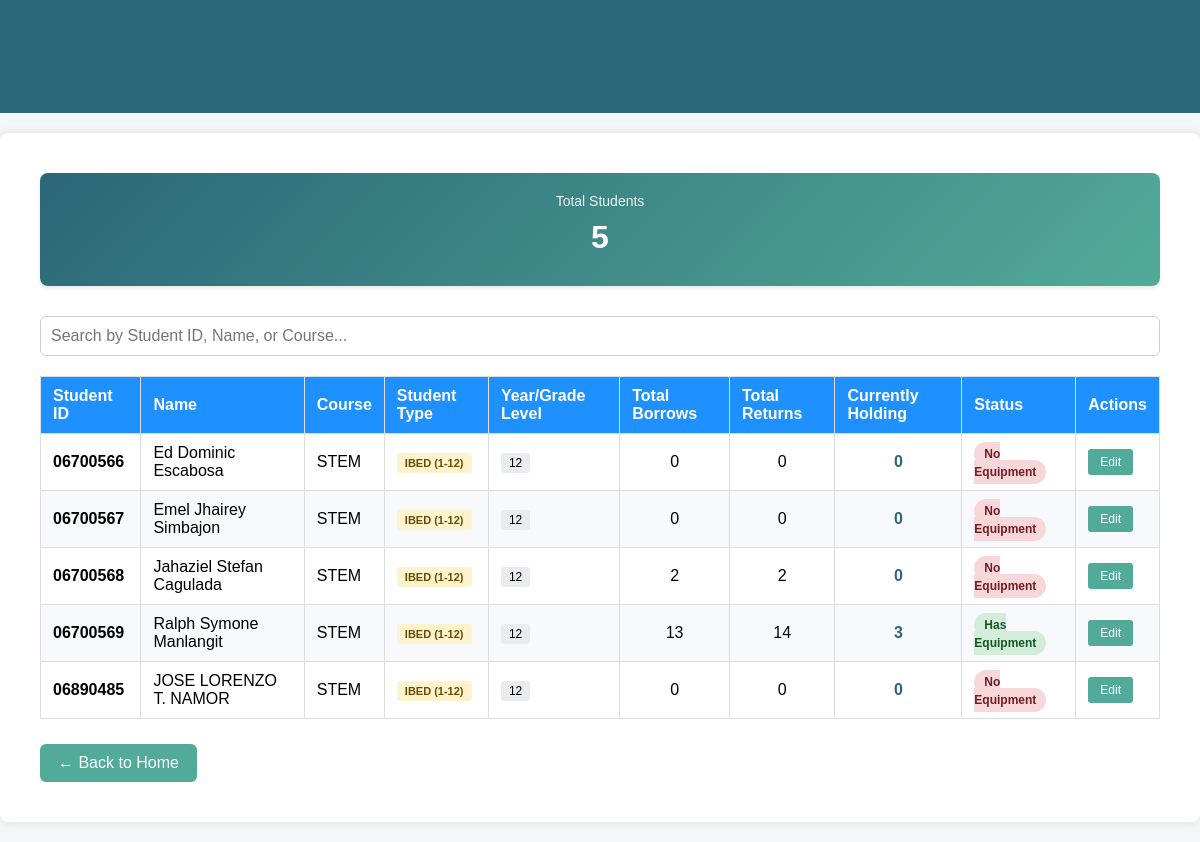
/registered_students, run on an earlier commit of the app's database.
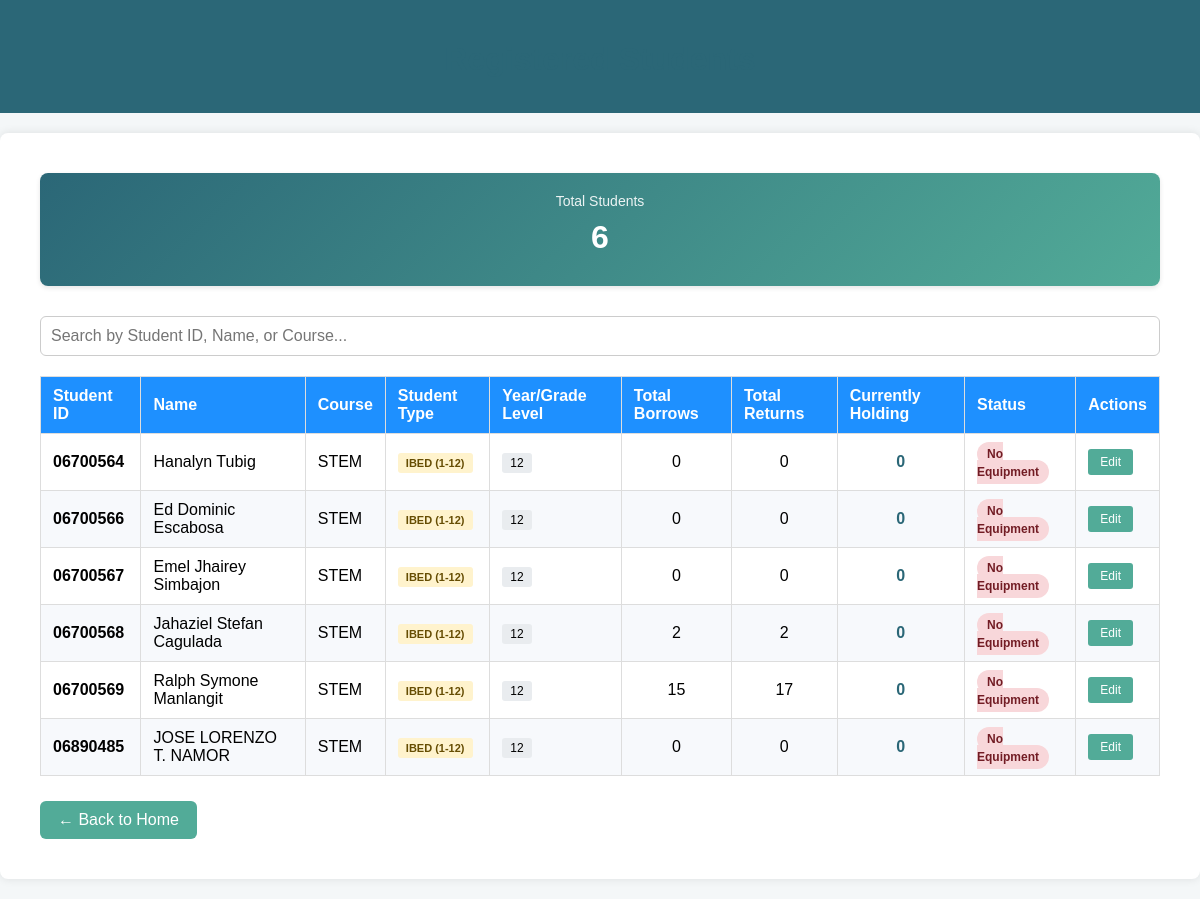
And on a later commit of the database.
### tables this page shows
CREATE TABLE students (
            student_id TEXT PRIMARY KEY,
            name TEXT NOT NULL,
            course TEXT,
            year_level INTEGER, student_type TEXT DEFAULT 'college');

### CV-app/app.py (the view)
@app.route('/registered_students')
def registered_students():
    conn = sqlite3.connect("database.db")
    c = conn.cursor()
    c.execute("""
        SELECT
            s.student_id,
            s.name,
            s.course,
            s.year_level,
            s.student_type,
            COUNT(CASE WHEN el.action='borrow' THEN 1 END) as total_borrows,
            COUNT(CASE WHEN el.action='return' THEN 1 END) as total_returns,
            COALESCE(SUM(CASE WHEN el.action='borrow' THEN el.quantity ELSE -el.quantity END), 0) as currently_holding
        FROM students s
        LEFT JOIN equipment_log el ON s.student_id = el.student_id
        GROUP BY s.student_id, s.name, s.course, s.year_level, s.student_type
        ORDER BY s.student_id ASC
    """)
    students = c.fetchall()
    c.execute("SELECT COUNT(*) FROM students")
    total_students = c.fetchone()[0]
    conn.close()
    return render_template('registered_students.html',
                         students=students,
                         total_students=total_students)

### CV-app/templates/registered_students.html (shortened to what this page needs)
<!DOCTYPE html>
<html lang="en">
<head>
    <link rel="stylesheet" href="{{ url_for('static', filename='style.css') }}">
</head>
<body>
    <header>
        <h1>Registered Students</h1>
    </header>
    <div class="container">
        <div class="stats-container">
            <div class="stat-box">
                <div class="stat-label">Total Students</div>
                <div class="stat-number">{{ total_students }}</div>
            </div>
        </div>
        <div class="search-container">
            <input type="text" class="search-input" id="searchInput" placeholder="Search by Student ID, Name, or Course...">
        </div>
        {% if students %}
            <table id="studentsTable">
                <thead>
                    <tr>
                        <th>Student ID</th>
                        <th>Name</th>
                        <th>Course</th>
                        <th>Student Type</th>
                        <th>Year/Grade Level</th>
                        <th>Total Borrows</th>
                        <th>Total Returns</th>
                        <th>Currently Holding</th>
                        <th>Status</th>
                        <th>Actions</th>
                    </tr>
                </thead>
                <tbody>
                    {% for student in students %}
                        <tr>
                            <td><strong>{{ student[0] }}</strong></td>
                            <td>{{ student[1] }}</td>
                            <td>{{ student[2] or 'N/A' }}</td>
                            <td>
                                {% if student[4] == 'ibed' %}
                                    <span class="type-badge type-ibed">IBED (1-12)</span>
                                {% else %}
                                    <span class="type-badge type-college">College</span>
                                {% endif %}
                            </td>
                            <td>
                                {% if student[3] %}
                                    <span class="year-badge">{{ student[3] }}</span>
                                {% else %}
                                    <span class="year-badge">N/A</span>
                                {% endif %}
                            </td>
                            <td style="text-align: center;">{{ student[5] or 0 }}</td>
                            <td style="text-align: center;">{{ student[6] or 0 }}</td>
                            <td style="text-align: center; font-weight: bold; color: #2b6777;">{{ student[7] or 0 }}</td>
                            <td>
                                {% if student[7] > 0 %}
                                    <span class="status-badge badge-active">Has Equipment</span>
                                {% else %}
                                    <span class="status-badge badge-inactive">No Equipment</span>
                                {% endif %}
                            </td>
                            <td>
                                <div class="action-buttons">
                                    <a href="/edit_student/{{ student[0] }}" class="btn-edit">Edit</a>
                                </div>
                            </td>
                        </tr>
                    {% endfor %}
                </tbody>
            </table>
        {% else %}
            <div class="empty-state">
                <h3>No Registered Students</h3>
                <p>There are currently no registered students in the system. <a href="/register">Register a student</a> to get started.</p>
            </div>
        {% endif %}
        <a href="/" class="back-button">← Back to Home</a>
    </div>
</body>
</html>

### CV-app/static/style.css (style rules this page uses)
body { font-family: 'Segoe UI', Tahoma, Geneva, Verdana, sans-serif; background: linear-gradient(to right, #e9f1fb, #f5f9ff); margin: 0; padding: 0; }
.container { max-width: 800px; margin: 40px auto; padding: 30px 40px; background-color: #ffffff; border-radius: 14px; box-shadow: 0 6px 25px rgba(0, 0, 0, 0.08); }
h1, h2 { color: #1f3b73; text-align: center; margin-bottom: 15px; }
input[type="text"], input[type="number"], textarea, select { padding: 10px; border: 1px solid #ccc; border-radius: 6px; font-size: 16px; width: 100%; box-sizing: border-box; }
a.back-button { display: inline-block; margin-top: 25px; padding: 10px 18px; background-color: #52ab98; color: white; text-decoration: none; border-radius: 6px; font-weight: 500; transition: background-color 0.3s; }
table { width: 100%; border-collapse: collapse; margin-top: 20px; }
table th, table td { padding: 10px 12px; text-align: left; border: 1px solid #ddd; }
table th { background-color: #1e90ff; color: white; }
table tr:nth-child(even) { background-color: #f7f9fc; }

### CV-app/templates/registered_students.html (style rules this page uses)
body { font-family: Arial, sans-serif; background: #f4f7f8; margin: 0; padding: 0; }
header { background-color: #2b6777; padding: 20px; color: white; text-align: center; }
.container { padding: 40px; max-width: 1200px; margin: 20px auto; background: white; box-shadow: 0 0 10px rgba(0,0,0,0.1); border-radius: 8px; }
h1, h2 { color: #2b6777; }
.stats-container { display: flex; gap: 20px; margin-bottom: 30px; flex-wrap: wrap; }
.stat-box { flex: 1; min-width: 200px; padding: 20px; background: linear-gradient(135deg, #2b6777 0%, #52ab98 100%); color: white; border-radius: 8px; text-align: center; box-shadow: 0 2px 5px rgba(0,0,0,0.1); }
.stat-number { font-size: 32px; font-weight: bold; margin: 10px 0; }
.stat-label { font-size: 14px; opacity: 0.9; }
table { width: 100%; border-collapse: collapse; margin-top: 20px; }
th { background-color: #2b6777; color: white; padding: 12px; text-align: left; font-weight: bold; }
td { padding: 12px; border-bottom: 1px solid #ddd; }
tr:nth-child(even) { background-color: #f9f9f9; }
.status-badge { padding: 5px 10px; border-radius: 20px; font-size: 12px; font-weight: bold; }
.badge-inactive { background-color: #f8d7da; color: #721c24; }
.back-button { display: inline-block; margin-top: 20px; padding: 10px 20px; background-color: #52ab98; color: white; text-decoration: none; border-radius: 5px; transition: background-color 0.3s; }
.year-badge { background-color: #e9ecef; padding: 3px 8px; border-radius: 3px; font-size: 12px; }
.search-container { margin-bottom: 20px; }
.search-input { width: 100%; padding: 10px; border: 1px solid #ddd; border-radius: 4px; font-size: 14px; box-sizing: border-box; }
.action-buttons { display: flex; gap: 5px; }
.btn-edit { padding: 6px 12px; background-color: #52ab98; color: white; text-decoration: none; border-radius: 3px; font-size: 12px; transition: background-color 0.3s; }
.type-badge { padding: 4px 8px; border-radius: 3px; font-size: 11px; font-weight: bold; }
.type-ibed { background-color: #fff3cd; color: #664d03; }

What changed in the data, as far as the page shows it:
added students: student_id "06700564", name "Hanalyn Tubig", course "STEM", student_type "IBED (1-12)", year_level "12", student "0", shows "No Equipment"
computed for students "Ralph Symone Manlangit": student "13" → "15"; student "14" → "17"; student "3" → "0"; text "Has Equipment" → "No Equipment"
Also different on the page:
{{ total_students }}: "5" → "6"
